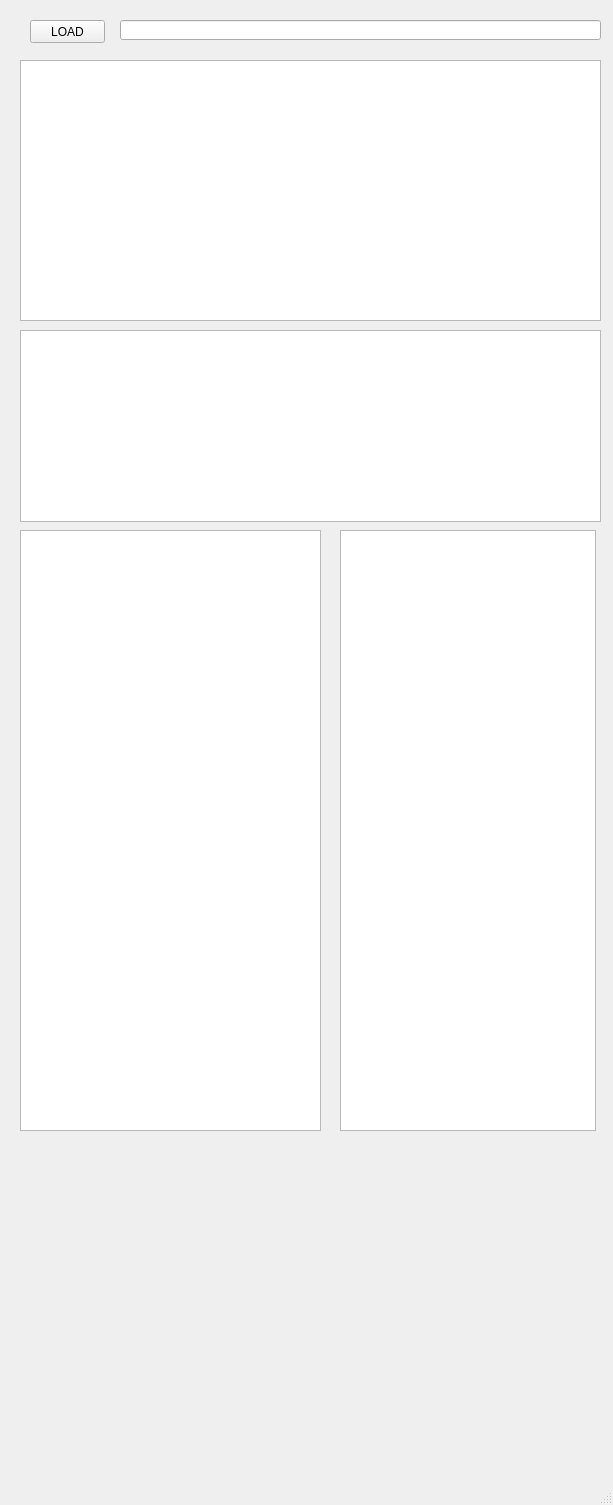
<?xml version="1.0" encoding="UTF-8"?>
<ui version="4.0">
 <class>MainWindow</class>
 <widget class="QMainWindow" name="MainWindow">
  <property name="geometry">
   <rect>
    <x>0</x>
    <y>0</y>
    <width>613</width>
    <height>1505</height>
   </rect>
  </property>
  <property name="windowTitle">
   <string>MainWindow</string>
  </property>
  <widget class="QWidget" name="centralwidget">
   <widget class="QPushButton" name="loadButton">
    <property name="geometry">
     <rect>
      <x>30</x>
      <y>20</y>
      <width>75</width>
      <height>23</height>
     </rect>
    </property>
    <property name="text">
     <string>LOAD</string>
    </property>
   </widget>
   <widget class="QLineEdit" name="pathText">
    <property name="geometry">
     <rect>
      <x>120</x>
      <y>20</y>
      <width>481</width>
      <height>20</height>
     </rect>
    </property>
   </widget>
   <widget class="QTableWidget" name="tableWidget">
    <property name="geometry">
     <rect>
      <x>20</x>
      <y>60</y>
      <width>581</width>
      <height>261</height>
     </rect>
    </property>
   </widget>
   <widget class="QTableWidget" name="tableWidget_2">
    <property name="geometry">
     <rect>
      <x>20</x>
      <y>530</y>
      <width>301</width>
      <height>601</height>
     </rect>
    </property>
   </widget>
   <widget class="QListWidget" name="listWidget">
    <property name="geometry">
     <rect>
      <x>340</x>
      <y>530</y>
      <width>256</width>
      <height>601</height>
     </rect>
    </property>
   </widget>
   <widget class="QListView" name="listView">
    <property name="geometry">
     <rect>
      <x>20</x>
      <y>330</y>
      <width>581</width>
      <height>192</height>
     </rect>
    </property>
   </widget>
  </widget>
  <widget class="QMenuBar" name="menubar">
   <property name="geometry">
    <rect>
     <x>0</x>
     <y>0</y>
     <width>613</width>
     <height>21</height>
    </rect>
   </property>
  </widget>
  <widget class="QStatusBar" name="statusbar"/>
 </widget>
 <resources/>
 <connections/>
</ui>
